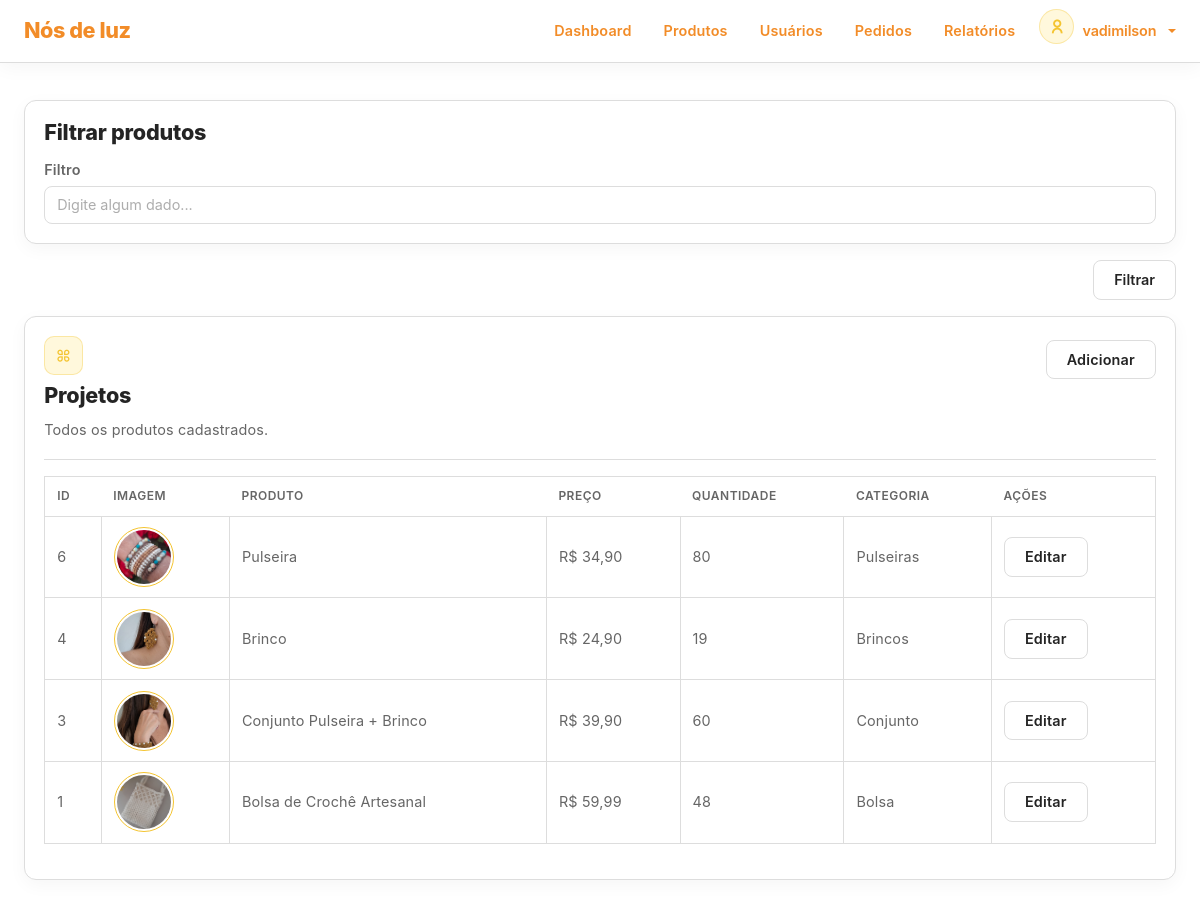
/dashboard/products.php (signed in), run on the app's committed database.
### tables this page shows
CREATE TABLE `products` (
  `id` int(11) NOT NULL,
  `name` varchar(250) NOT NULL,
  `quantity` int(11) NOT NULL DEFAULT 0,
  `price` decimal(10,2) NOT NULL,
  `description` text NOT NULL,
  `image` varchar(256) NOT NULL,
  `category` varchar(50) NOT NULL
);

### app/config/config.php (called while the page is built, shortened)
<?php
function e(?string $value): string
{
    return htmlspecialchars($value ?? '', ENT_QUOTES, 'UTF-8');
}
?>

### components/shared/table-products.php (the view, shortened to what this page needs)
<div class="table-responsive table-container">
    <table class="table align-middle text-nowrap">
        <thead>
            <tr>
                <th>ID</th>
                <th>Imagem</th>
                <th>Produto</th>
                <th>Preço</th>
                <th>Quantidade</th>
                <th>Categoria</th>
                <th>Ações</th>
            </tr>
        </thead>
        <tbody>
            <?php if (!empty($products)): ?>
                <?php foreach ($products as $product): ?>
                    <tr>
                        <td>
                            <?= e($product['id']) ?>
                        </td>
                        <td>
                            <img src="<?= BASE_URL . e($product['image']) ?>" alt="<?= e($product['name']) ?>" style="width: 60px; height: 60px; object-fit: cover;">
                        </td>
                        <td>
                            <?= e($product['name']) ?>
                        </td>
                        <td>
                            R$ <?= number_format($product['price'], 2, ',', '.') ?>
                        </td>
                        <td>
                            <?= e($product['quantity']) ?>
                        </td>
                        <td>
                            <?= e($product['category']) ?>
                        </td>
                        <td>
                            <a
                                class="btn secondary"
                                href="<?= BASE_URL ?>dashboard/product-edit.php?id=<?= $product['id'] ?>"
                            >
                                Editar
                            </a>
                        </td>
                    </tr>
                <?php endforeach; ?>
            <?php endif; ?>
        </tbody>
    </table>
</div>

### assets/css/index.css (style rules this page uses)
* { padding: 0; margin: 0; box-sizing: border-box; list-style: none; }
:root { --color-primary: #f4c430; --color-primary-hover: #ddb01f; --color-primary-light: #fff8dc; --color-orange: #f28c28; --color-orange-hover: #df7815; --color-orange-light: #fff0df; --color-background: #ffffff; --color-background-soft: #fafafa; --color-section: #f6f6f6; --color-card: #ffffff; --color-border: #dddddd; --color-border-light: #eeeeee; --color-title: #242424; --color-text: #666666; --color-muted: #999999; --navbar-background: #f7f7f7; --navbar-border: #dddddd; --footer-background: #000000; --footer-text: #dddddd; --color-input: #ffffff; --color-primary-border: #f4c43055; --color-primary-background: #fff8dc; --color-success: #198754; --color-success-border: #19875433; --color-success-background: #19875414; --color-danger: #ff5441; --color-danger-border: #ff544133; --color-danger-background: #ff544114; --font-family: "Inter", Arial, Helvetica, sans-serif; --font-size-xxl: clamp(2rem, 4vw + 1rem, 3.2rem); --font-size-xl: clamp(2rem, 4vw, 3rem); --font-size-lg: 1.35rem; --font-size-md: 1rem; --font-size-sm: 0.9rem; --font-weight-bold: 800; --font-weight-semibold: 600; --font-weight-regular: 400; --container-width: 1060px; --radius-sm: 8px; --radius-md: 10px; --radius-lg: 12px; --transition: 0.2s ease; --shadow-sm: 0 5px 18px rgba(0, 0, 0, 0.04); --shadow-md: 0 10px 25px rgba(0, 0, 0, 0.08); }
html { scroll-behavior: smooth; }
body { overflow-x: hidden; background-color: var(--color-background); color: var(--color-text); font-family: "Inter", sans-serif !important; font-size: var(--font-size-md); font-weight: var(--font-weight-regular); line-height: 1.65; letter-spacing: 0.01em; -webkit-font-smoothing: antialiased; }
.card .card-body img { width: 5rem; height: 5rem; object-fit: cover; padding: 2px; border: 1px solid var(--color-primary); border-radius: 50%; }
.card, .table-container, .projects-list { scrollbar-width: none; -ms-overflow-style: none; }
.btn.secondary { background: var(--color-card); border: 1px solid var(--color-border); border-radius: var(--radius-sm); padding: 0.5rem 1.25rem; font-size: var(--font-size-sm); font-weight: var(--font-weight-semibold); color: var(--color-title); transition: var(--transition); }
.table { color: var(--color-text) !important; font-size: var(--font-size-sm) !important; }
.table thead { border: 1px solid var(--color-border) !important; }
.table th { color: var(--color-text) !important; font-weight: var(--font-weight-semibold) !important; background: var(--color-input) !important; border-bottom: 1px solid var(--color-border) !important; font-size: 0.75rem !important; text-transform: uppercase; letter-spacing: 0.04em; padding: 0.6rem 0.75rem !important; }
.table td { vertical-align: middle; border: 1px solid var(--color-border) !important; background: transparent !important; color: var(--color-text) !important; padding: 0.65rem 0.75rem !important; }
.table-container { max-height: 400px; overflow-y: auto; }
.btn, .nav-item a, .card-title { text-transform: lowercase !important; }
.btn::first-letter, .nav-item a::first-letter, .card-title::first-letter { text-transform: uppercase !important; }

### data on the page
products: id "6", image (picture), name "Pulseira", price "34,90", quantity "80", category "Pulseiras"
products: id "4", image (picture), name "Brinco", price "24,90", quantity "19", category "Brincos"
products: id "3", image (picture), name "Conjunto Pulseira + Brinco", price "39,90", quantity "60", category "Conjunto"
products: id "1", image (picture), name "Bolsa de Crochê Artesanal", price "59,99", quantity "48", category "Bolsa"

### other printed values
$_SESSION['name'] "vadimilson"
